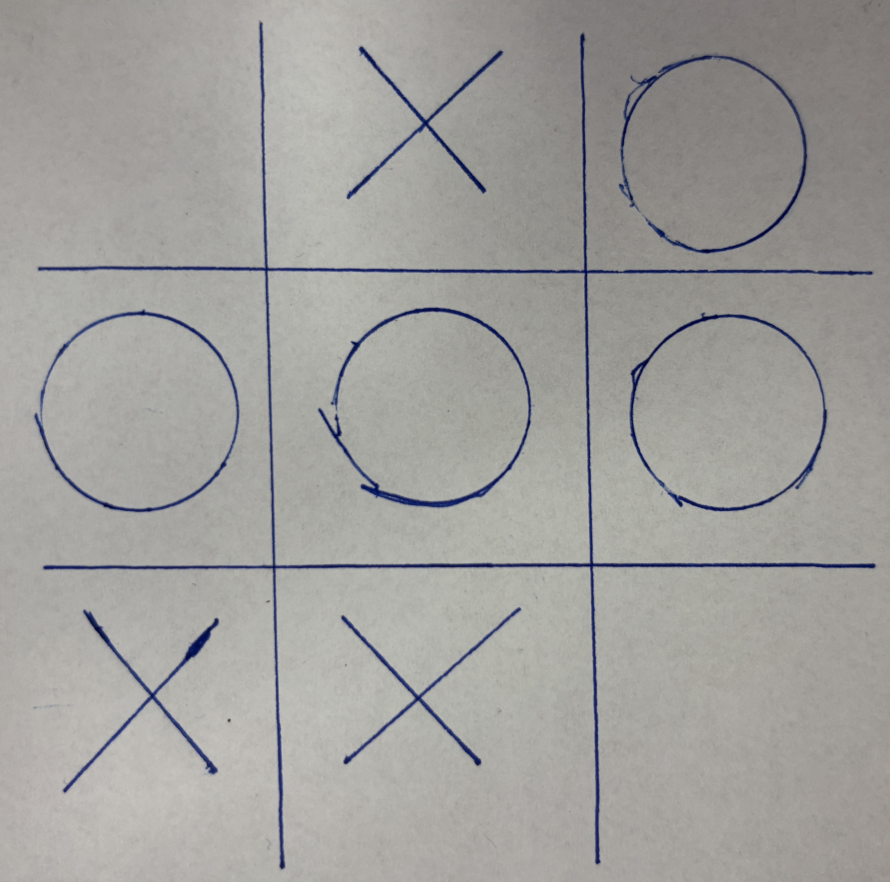
#> input picture 1.JPG, 3559 x 3526 px (shown at 1/4 size)
$ jupyter execute riesenieAPopovych.ipynb
#> lines starting #> are read from the running program, lines starting #| are printed output that depends on the picture; after the words box and inside, x2 and y2 are one past the last pixel; in counts of white or black regions, pixels touching at a corner belong together
## Imports

[cell 1]
import cv2 as cv
import numpy as np
import matplotlib.pyplot as plt
from google.colab.patches import cv2_imshow

[cell 2]
def show(img, dpi):
    fig = plt.figure(dpi=dpi)
    plt.imshow(img, cmap='gray')
    plt.show()

[cell 3]
img = cv.imread('1.JPG')
#> img is the input picture: shape (3526, 3559, 3); mean B, G, R 156.7, 159.6, 160.6
img = cv.resize(img, (0,0), fx=0.5, fy=0.5)
#> img: shape (1763, 1780, 3)
gray = cv.cvtColor(img, cv.COLOR_BGR2GRAY)
show(gray, 100)

[cell 4]
blurred = cv.GaussianBlur(gray, (9, 9), 1.5)
show(blurred, 100)

[cell 5]
circles = cv.HoughCircles(blurred, cv.HOUGH_GRADIENT, 1, 110,
                          param1=120, param2=20, minRadius=180, maxRadius=200)
#> circles = [[865.5, 813.5, 190.5], [1458.5, 827.5, 192.8], [280.5, 825.5, 197.2], [1417.5, 306.5, 189.4]]

circles = np.uint16(np.around(circles))
#> circles = [[866, 814, 190], [1458, 828, 193], [280, 826, 197], [1418, 306, 189]]

circle_image = img.copy()
for i in circles[0, :]:
    # draw the outer circle
    cv.circle(circle_image, (i[0], i[1]), i[2], (0, 255, 0), 10)
    # draw the center of the circle
    cv.circle(circle_image, (i[0], i[1]), 2, (0, 0, 255), 3)
#> this loop made 4 passes
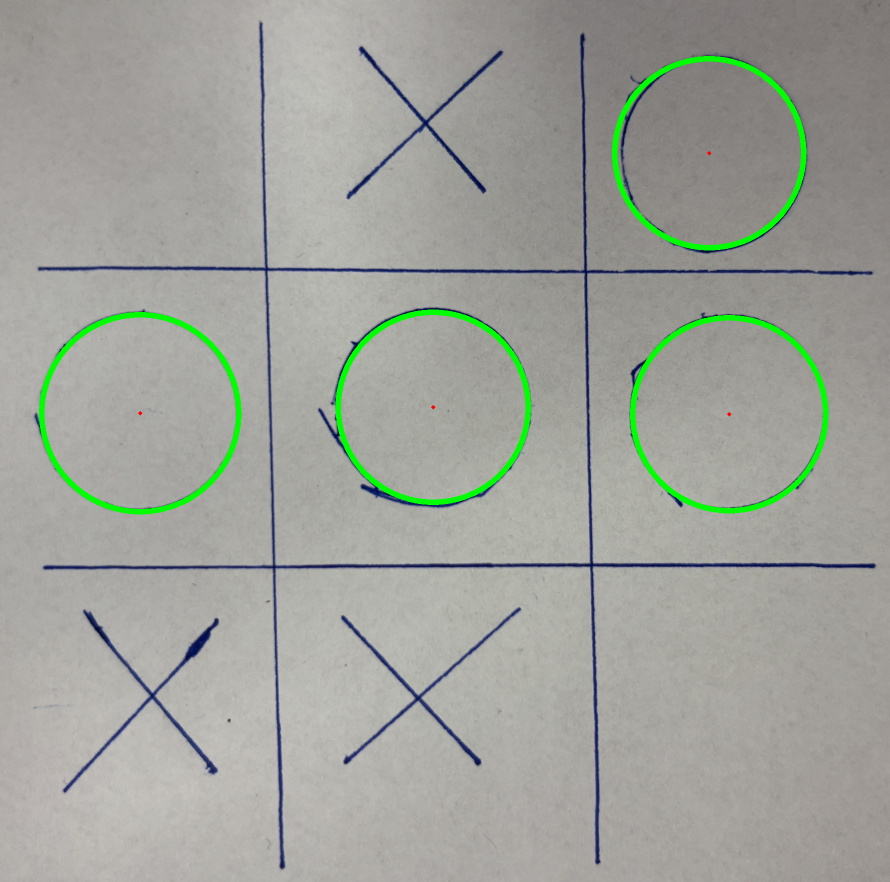
#> circle_image: shape (1763, 1780, 3) (shown at 1/2 size); mean B, G, R 154.7, 162.3, 159.1

for c in circles[0]:
    cx, cy, r = c

    # angle where text will sit (radians)
    angle = -np.pi / 4  # top-right

    # point on circle
    x = int(cx + r * np.cos(angle))
    y = int(cy + r * np.sin(angle))

    # push text slightly outward
    offset = 10
    x += int(offset * np.cos(angle))
    y += int(offset * np.sin(angle))

    cv.putText(circle_image,"O",(x, y),cv.FONT_HERSHEY_SIMPLEX,1.5,(0, 255, 0),8
    )
#> this loop made 4 passes
#> (cx, cy, r, x, y) on passes 1 to 4: (866, 814, 190, 1007, 672), (1458, 828, 193, 1601, 684), (280, 826, 197, 426, 679), (1418, 306, 189, 1558, 165)
#> circle_image: shape (1763, 1780, 3); 0.1% of pixels changed, all inside (x1, y1, x2, y2) = (427, 130, 1635, 689)

show(circle_image, 100)

[cell 6]
thresh = cv.adaptiveThreshold(gray, 255, cv.ADAPTIVE_THRESH_GAUSSIAN_C, cv.THRESH_BINARY_INV, 11, 2)
#> thresh: shape (1763, 1780); 18.2% white in thin lines or dots
kernel = np.ones((3,3), np.uint8)
thresh = cv.morphologyEx(thresh, cv.MORPH_CLOSE, kernel)
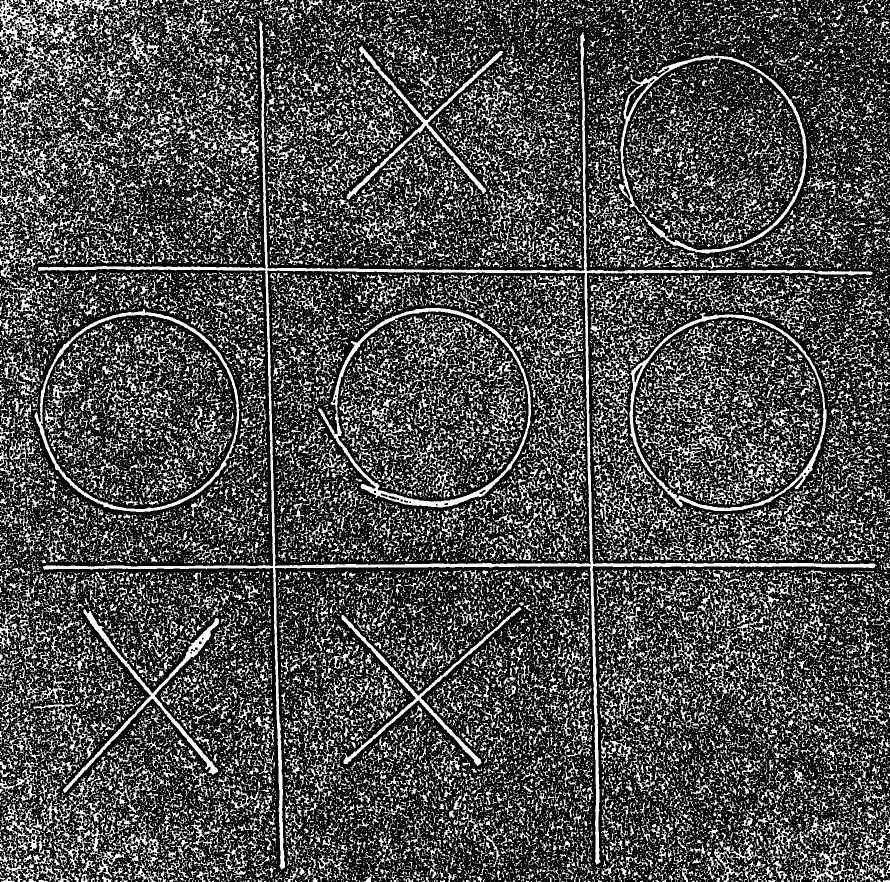
#> thresh: shape (1763, 1780) (shown at 1/2 size); 28.9% white; 33531 white regions (26291 under 20 px)

xs_img = img.copy()

contours, _ = cv.findContours(thresh, cv.RETR_EXTERNAL, cv.CHAIN_APPROX_SIMPLE)
#> contours = 27909 contours, 24459 with area under 20; largest, box (x1, y1, x2, y2) and area: (76, 39, 1754, 1739) 401419, (69, 618, 479, 1024) 125140, (1259, 625, 1653, 1022) 121638, (0, 0, 238, 184) 18600, (1238, 105, 1614, 507) 7606
for cnt in contours:
    area = cv.contourArea(cnt)
    if 5000 < area < 7500:
        x, y, w, h = cv.boundingRect(cnt)
        aspect = w / float(h)
        if 0.8 < aspect < 1.3:  # 'X' roughly square
            cv.drawContours(xs_img, [cnt], -1, (0, 255, 0), 3)
#> this loop made 27909 passes
#> (cnt, area) on passes 1 to 3: ([[1749, 1762], [1751, 1762]], 0), ([[1651, 1762]], 0), ([[1638, 1762]], 0)
#> xs_img: shape (1763, 1780, 3); mean B, G, R 155.9, 160.9, 160.1


show(xs_img, 100)

[cell 7]
canny = cv.Canny(blurred, 125, 175, apertureSize=3)
#> canny: shape (1763, 1780); 1% white in thin lines or dots
show(canny, 100)

[cell 8]
lines = cv.HoughLinesP(canny, 1, np.pi/180, 80, 100, 10)
#> lines = 339 rows, first 6: [1238, 1133, 1292, 1133], [978, 539, 1006, 539], [1177, 716, 1177, 769], [1175, 900, 1175, 939], [960, 1126, 982, 1126], [193, 1131, 258, 1131]

horizontal = []
vertical = []
lines_img = img.copy()
if lines is not None:
    for line in lines:
        x1, y1, x2, y2 = line[0]
        length = np.hypot(x2 - x1, y2 - y1)
        angle = abs(np.arctan2(y2 - y1, x2 - x1) * 180 / np.pi)

        if angle < 10 or angle > 170:
            horizontal.append(line[0])
            cv.line(lines_img, (x1, y1), (x2, y2), (255, 0, 0), 2)

        elif 80 < angle < 100:
              vertical.append(line[0])
              cv.line(lines_img, (x1, y1), (x2, y2), (0, 255, 0), 2)
#> this loop made 339 passes
#> (x1, y1, x2, y2, length, angle) on passes 1 to 3: (1238, 1133, 1292, 1133, 54, 0), (978, 539, 1006, 539, 28, 0), (1177, 716, 1177, 769, 53, 90)
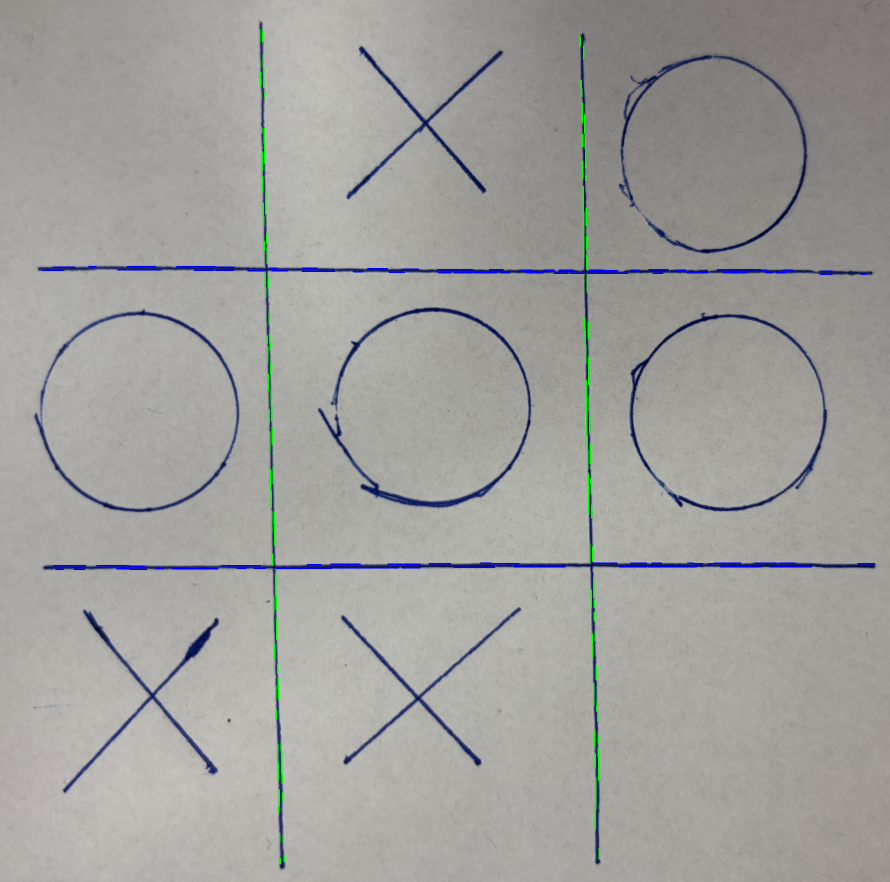
#> lines_img: shape (1763, 1780, 3) (shown at 1/2 size); mean B, G, R 156.8, 159.9, 160.1
#> after the loop, horizontal = 88 items, first 6: [1238, 1133, 1292, 1133], [978, 539, 1006, 539], [960, 1126, 982, 1126], [193, 1131, 258, 1131], [875, 539, 945, 539], [1350, 540, 1372, 540]; vertical = 121 items, first 6: [1177, 716, 1177, 769], [1175, 900, 1175, 939], [531, 382, 531, 427], [538, 818, 538, 844], [1183, 1012, 1183, 1036], [1179, 829, 1179, 866]


print(len(horizontal))
#| 88
print(len(vertical))
#| 121
show(lines_img, 100)

[cell 9]
def tic_tac_toe(path):
#> called with path = '1.JPG'
    img = cv.imread(path)
    img = cv.resize(img, (0,0), fx=0.5, fy=0.5)
    gray = cv.cvtColor(img, cv.COLOR_BGR2GRAY)
    blurred = cv.GaussianBlur(gray, (9, 9), 1.5)
    canny = cv.Canny(blurred, 125, 175, apertureSize=3)
    lines = lines = cv.HoughLinesP(canny, 1, np.pi/180, 80, 100, 10)

    final_img = img.copy()

    circles = cv.HoughCircles(blurred, cv.HOUGH_GRADIENT, 1, 110,
                          param1=120, param2=20, minRadius=180, maxRadius=200)

    circles = np.uint16(np.around(circles))

    for i in circles[0, :]:
        # draw the outer circle
        cv.circle(final_img, (i[0], i[1]), i[2], (0, 255, 0), 10)
        # draw the center of the circle
        cv.circle(final_img, (i[0], i[1]), 2, (0, 0, 255), 3)

    for c in circles[0]:
        cx, cy, r = c

        # angle where text will sit (radians)
        angle = -np.pi / 4  # top-right

        # point on circle
        x = int(cx + r * np.cos(angle))
        y = int(cy + r * np.sin(angle))

        # push text slightly outward
        offset = 10
        x += int(offset * np.cos(angle))
        y += int(offset * np.sin(angle))

        cv.putText(final_img,"O",(x, y),cv.FONT_HERSHEY_SIMPLEX, 1.5, (0, 255, 0),8)
#> this loop made 4 passes

    thresh = cv.adaptiveThreshold(gray, 255, cv.ADAPTIVE_THRESH_GAUSSIAN_C, cv.THRESH_BINARY_INV, 11, 2)
    kernel = np.ones((3,3), np.uint8)
    thresh = cv.morphologyEx(thresh, cv.MORPH_CLOSE, kernel)

    contours, _ = cv.findContours(thresh, cv.RETR_EXTERNAL, cv.CHAIN_APPROX_SIMPLE)
    for cnt in contours:
        area = cv.contourArea(cnt)
        if 5000 < area < 7500:
            x, y, w, h = cv.boundingRect(cnt)
            aspect = w / float(h)
            if 0.8 < aspect < 1.3:  # 'X' roughly square
                cv.drawContours(final_img, [cnt], -1, (0, 0, 255), 3)
                cv.putText(final_img, "X", (x, y), cv.FONT_HERSHEY_SIMPLEX, 1.5, (0, 0, 255), 8)
#> this loop made 27909 passes
#> cnt on passes 1 to 3: [[1749, 1762], [1751, 1762]], [[1651, 1762]], [[1638, 1762]]
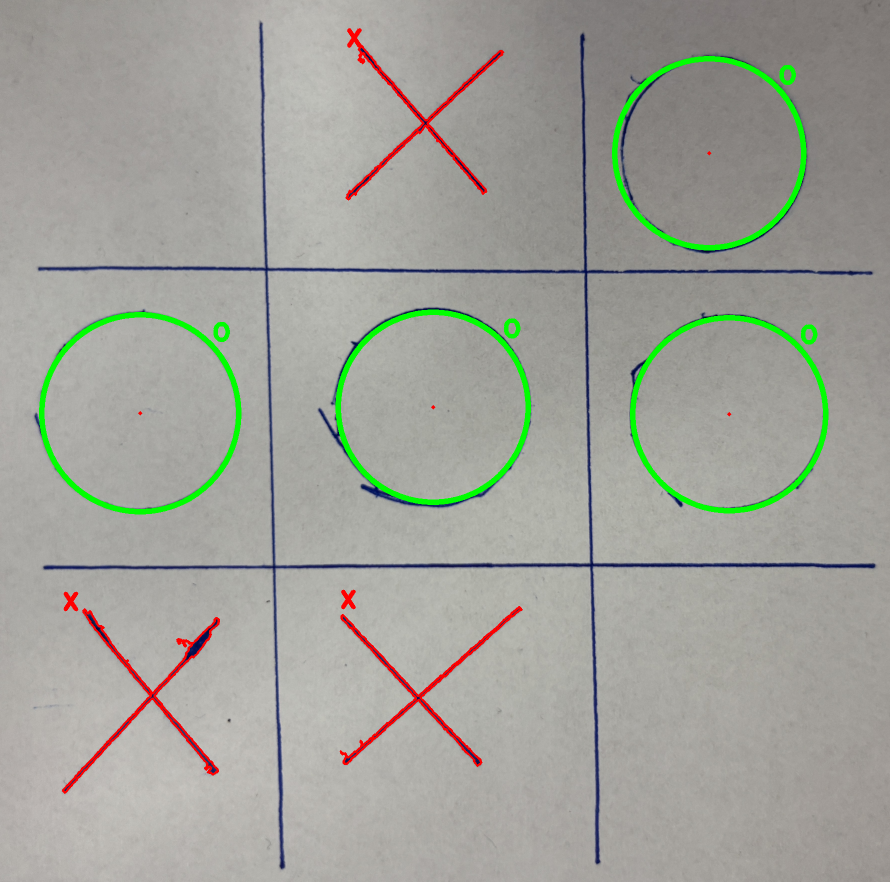
#> final_img: shape (1763, 1780, 3) (shown at 1/2 size); mean B, G, R 153.6, 161.7, 160.2


    horizontal = []
    vertical = []
    if lines is not None:
        for line in lines:
            x1, y1, x2, y2 = line[0]
            length = np.hypot(x2 - x1, y2 - y1)
            angle = abs(np.arctan2(y2 - y1, x2 - x1) * 180 / np.pi)

            if angle < 10 or angle > 170:
                horizontal.append(line[0])
                cv.line(final_img, (x1, y1), (x2, y2), (255, 0, 0), 2)

            elif 80 < angle < 100:
                vertical.append(line[0])
                cv.line(final_img, (x1, y1), (x2, y2), (255, 0, 0), 2)
#> this loop made 339 passes
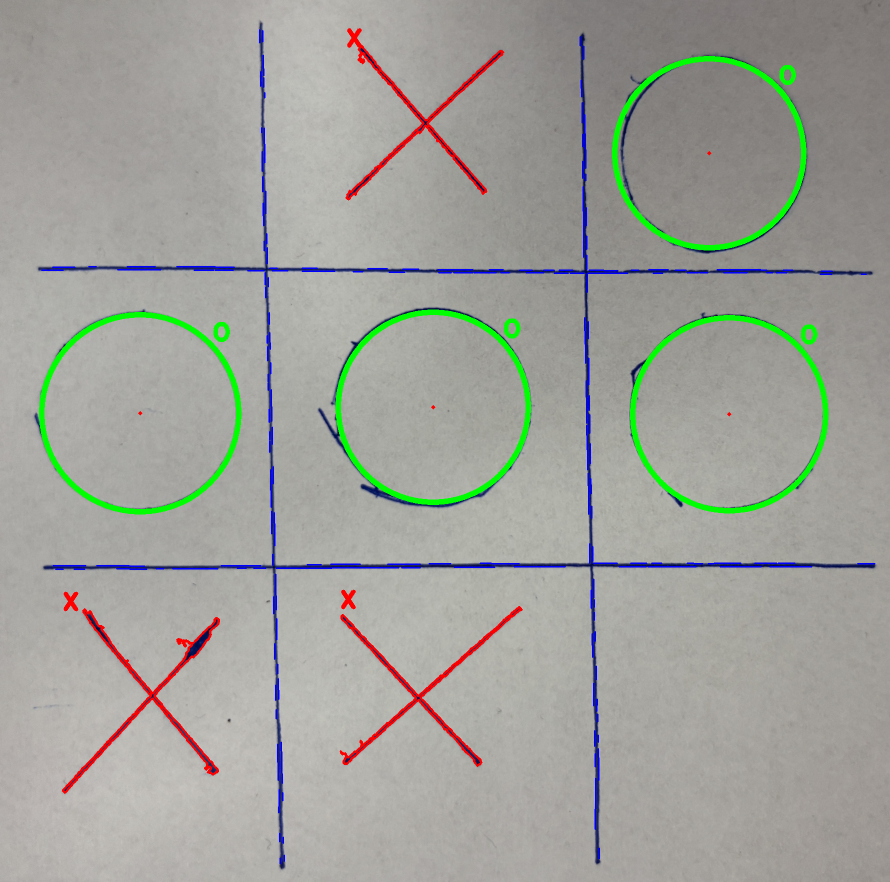
#> final_img: shape (1763, 1780, 3) (shown at 1/2 size); 0.68% of pixels changed, all inside (x1, y1, x2, y2) = (82, 58, 1751, 1729)

    show(final_img, 100)
